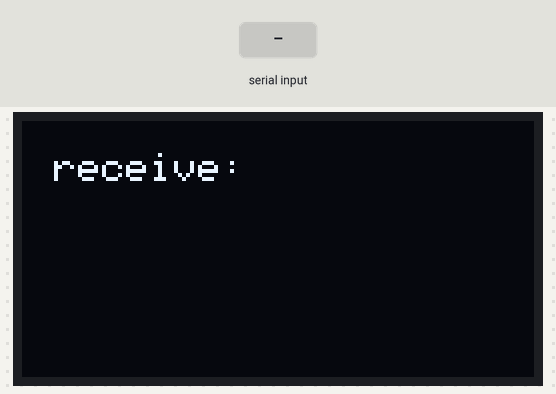
Bench run of a sketch on a simulated Teensy 4. Parts: 128×64 one-colour display. The test bench sets the inputs (shaded band). What the sketch prints to the serial monitor is not drawn.

Above: at 1.2 s.
1.3 s: "1" received over the second serial link
2.8 s: "0" received over the second serial link
At 3.9 s:
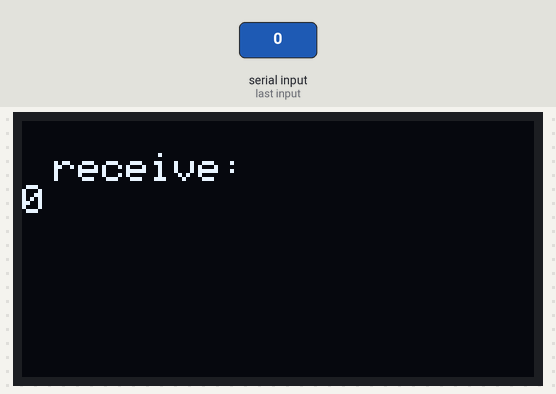
4.3 s: "2" received over the second serial link
Timing chart, 0 to 7.3 s (numbered marks = the images above; inputs shaded):
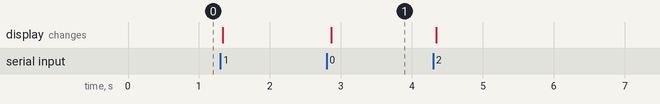

The sketch:

Teensy.ino
```cpp
#include <string>

#include <Adafruit_SSD1306.h>
#include <Adafruit_GFX.h>
#include <Wire.h>

Adafruit_SSD1306 display(128,64,&Wire2,-1);

void setup() {
  Serial.begin(9600);
  Serial.println("TOINIOT2 BLE-UART Test 2024-08-05");

  Wire2.begin();
  while(!display.begin(SSD1306_SWITCHCAPVCC, 0x3c));
  display.setTextColor(WHITE);
  display.setTextSize(1);
  display.clearDisplay();
  display.setCursor(8, 8);
  display.println("receive:");
  display.display();

  Serial2.begin(9600);
}

void loop() {
  static uint32_t c = 0;
  Serial2.println(std::to_string(c).c_str());
  c++;
  if(Serial2.available()){
    std::string receive_str{};
    // receive_str = "";
    while(Serial2.available()){
      receive_str += static_cast<char>(Serial2.read());
    }
    display.clearDisplay();
    display.setCursor(8,8);
    display.println("receive:");
    display.print(receive_str.c_str());
    display.display();
  }


  delay(50);
}
```

Measured:
- after the input at 2.8 s, the display: changes after 0.07 s (image 1)
